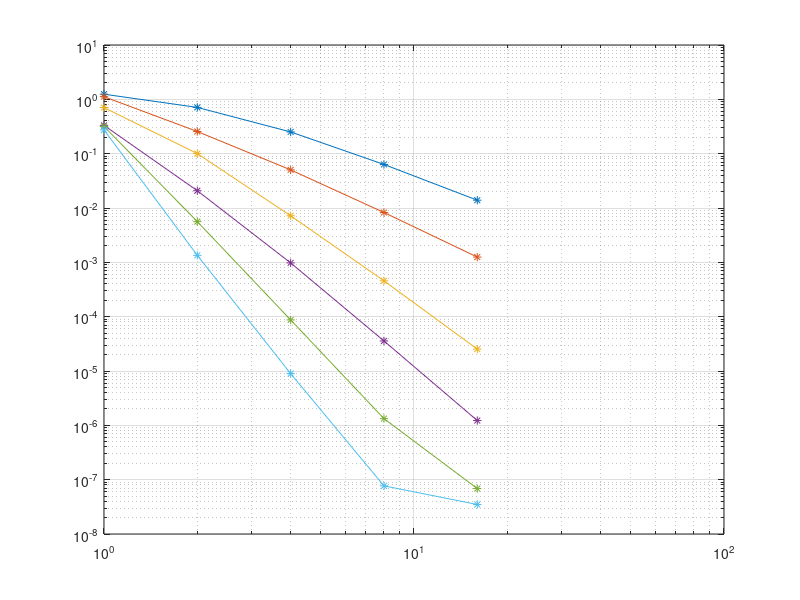

MATLAB code for this plot:
close all;
clear all;

%% l2 [Order][Mesh]

%% Sin(10x) + Sin(10y) + Sin(10z)

h = [1, 1/2, 1/4, 1/8, 1/16];
p = [1:6];

l2 = zeros(6, 5);

l2(1, 0 + 1) = +1.243621e+00;
l2(1, 1 + 1) = +7.101076e-01;
l2(1, 2 + 1) = +2.512927e-01;
l2(1, 3 + 1) = +6.335089e-02;
l2(1, 4 + 1) = +1.391786e-02;

l2(2, 0 + 1) = +1.118168e+00;
l2(2, 1 + 1) = +2.559086e-01;
l2(2, 2 + 1) = +5.033735e-02;
l2(2, 3 + 1) = +8.261842e-03;
l2(2, 4 + 1) = +1.250281e-03;

l2(3, 0 + 1) = +7.054182e-01;
l2(3, 1 + 1) = +1.002849e-01;
l2(3, 2 + 1) = +7.196863e-03;
l2(3, 3 + 1) = +4.568739e-04;
l2(3, 4 + 1) = +2.527776e-05;

l2(4, 0 + 1) = +3.319402e-01;
l2(4, 1 + 1) = +2.079044e-02;
l2(4, 2 + 1) = +9.762910e-04;
l2(4, 3 + 1) = +3.576411e-05;
l2(4, 4 + 1) = +1.224976e-06;

l2(5, 0 + 1) = +3.169679e-01;
l2(5, 1 + 1) = +5.613718e-03;
l2(5, 2 + 1) = +8.712692e-05;
l2(5, 3 + 1) = +1.329101e-06;
l2(5, 4 + 1) = +6.860579e-08;

l2(6, 0 + 1) = +2.740258e-01;
l2(6, 1 + 1) = +1.343975e-03;
l2(6, 2 + 1) = +8.953117e-06;
l2(6, 3 + 1) = +7.698335e-08;
l2(6, 4 + 1) = +3.490683e-08;

P = size(p, 2);
H = size(h, 2);

delta = zeros(P, H - 1);

for i = 1:H-1
    delta(:, i) = ...
        (log10(l2(:, i + 1)) - log10(l2(:, i))) / ...
        (log10(1/h(i + 1))   - log10(1/h(i)));
end

delta

figure;
loglog(1./h, l2, '-*');
grid;
